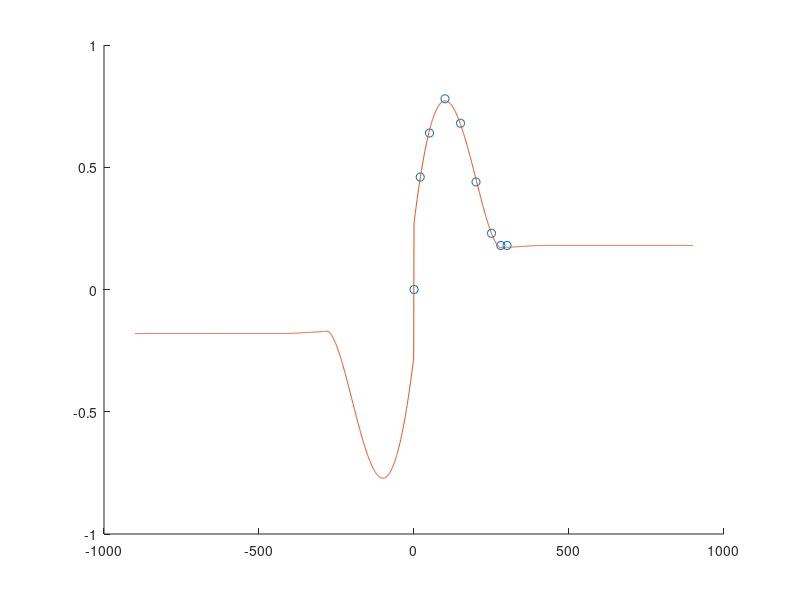

Recreate this plot in MATLAB.
function MuAprox()
XXX = [ 0, 20, 50, 100, 150, 200, 250, 280, 300];
YYY = [ 0, 0.46 , 0.64 , 0.78 , 0.68 , 0.44 , 0.23 , 0.18 ,0.18 ];
vectorA = aproxFun5stVector();   

XX=-XXX(end)*3:1:XXX(end)*3;
for j=1:length(XX)
    dAP5(j)=aproxFun5st(XX(j));
end    

hold on;
plot( XXX,YYY,"o" );
plot( XX,dAP5,"-" ); % d - aproksymacja 5 st.


  


function vectorA = aproxFun5stVector()
    X=XXX;
    Y=YYY;
    W = [ones(length(X),1) X' X'.^2 X'.^3  ];
    A = W'*W;
    b = W'*Y';
    vectorA = A\b;
end     
   
 


 

function y = aproxFun5st(x)
   multi=1; if (x<0) x=-x; multi=-1; end % nieparzystosc

   if (x>400) y=0.18;
   elseif (x>280)
       y0=0.171013;y1=0.18;
       y=y0+(y1-y0)*((x-280)/(400-280));
   else
 y=0.270529360498919+x*(0.0102965513204268+x*(-5.28805197847902e-05+x*(-2.89019332648018e-08+x*(2.92192106012333e-10))));    

 
       %{
       y=0; 
       len=length(vectorA);
       for i=1:len-1
        bck = (len-i+1);
        ai=vectorA(bck);
          y = x*(ai+y);
       end    
       y=y+vectorA(1);
       %}
   end    
   y=y*multi;
end



end









 